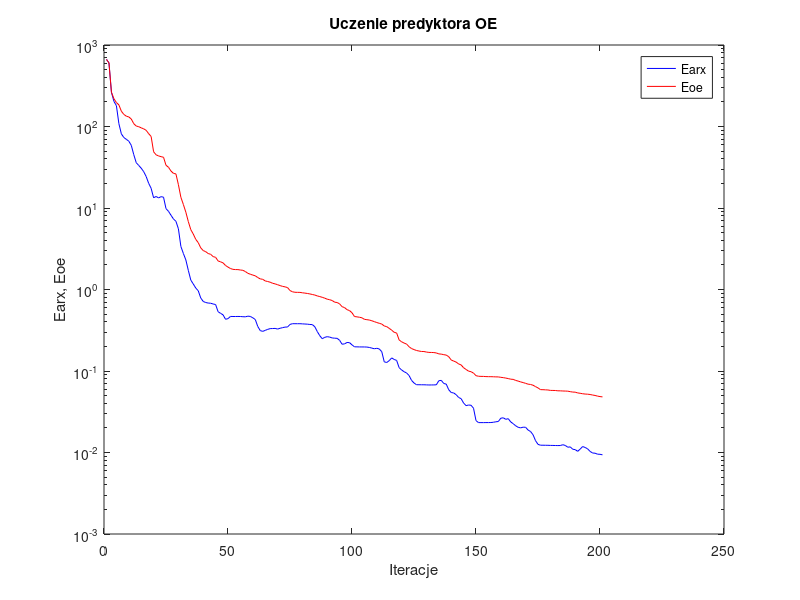
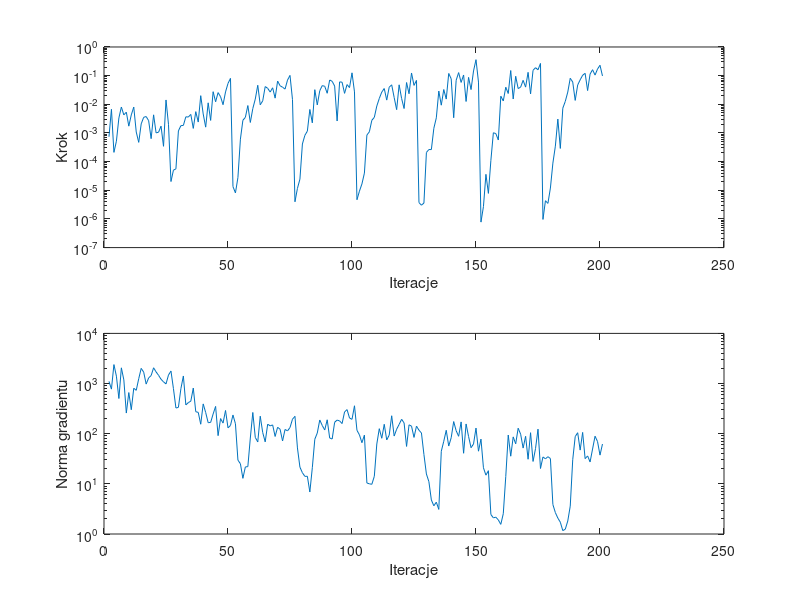

The MATLAB source for these figures, in order:
%uczenie predyktora oe
clear all;
n=0; farx(n+1)=6.664846e+002; foe(n+1)=6.649455e+002; wspucz(n+1)=0.000000e+000; ng(n+1)=0.000000e+000;
%odnowa zmiennej metryki
n=1; farx(n+1)=6.031666e+002; foe(n+1)=6.036016e+002; krok(n+1)=7.383609e-004; ng(n+1)=1.102594e+003;
n=2; farx(n+1)=2.627906e+002; foe(n+1)=2.631005e+002; krok(n+1)=6.700076e-003; ng(n+1)=7.744894e+002;
n=3; farx(n+1)=2.033302e+002; foe(n+1)=2.192267e+002; krok(n+1)=2.102269e-004; ng(n+1)=2.387882e+003;
n=4; farx(n+1)=1.802255e+002; foe(n+1)=1.967360e+002; krok(n+1)=5.157570e-004; ng(n+1)=1.403604e+003;
n=5; farx(n+1)=1.083801e+002; foe(n+1)=1.841330e+002; krok(n+1)=3.334617e-003; ng(n+1)=5.031322e+002;
n=6; farx(n+1)=8.123116e+001; foe(n+1)=1.540034e+002; krok(n+1)=8.029022e-003; ng(n+1)=2.058142e+003;
n=7; farx(n+1)=7.324572e+001; foe(n+1)=1.407070e+002; krok(n+1)=4.266621e-003; ng(n+1)=1.182905e+003;
n=8; farx(n+1)=6.963816e+001; foe(n+1)=1.338682e+002; krok(n+1)=5.304884e-003; ng(n+1)=2.581347e+002;
n=9; farx(n+1)=6.599929e+001; foe(n+1)=1.310514e+002; krok(n+1)=1.728033e-003; ng(n+1)=6.611942e+002;
n=10; farx(n+1)=5.875591e+001; foe(n+1)=1.235551e+002; krok(n+1)=4.266621e-003; ng(n+1)=3.008010e+002;
n=11; farx(n+1)=4.515724e+001; foe(n+1)=1.082511e+002; krok(n+1)=8.004832e-003; ng(n+1)=8.062145e+002;
n=12; farx(n+1)=3.594539e+001; foe(n+1)=1.013509e+002; krok(n+1)=1.081070e-003; ng(n+1)=7.330977e+002;
n=13; farx(n+1)=3.328949e+001; foe(n+1)=9.940725e+001; krok(n+1)=4.698408e-004; ng(n+1)=1.249217e+003;
n=14; farx(n+1)=3.080900e+001; foe(n+1)=9.631922e+001; krok(n+1)=2.075244e-003; ng(n+1)=2.008272e+003;
n=15; farx(n+1)=2.792616e+001; foe(n+1)=9.357761e+001; krok(n+1)=3.516052e-003; ng(n+1)=1.688539e+003;
n=16; farx(n+1)=2.435014e+001; foe(n+1)=8.980806e+001; krok(n+1)=3.740913e-003; ng(n+1)=9.755517e+002;
n=17; farx(n+1)=2.011471e+001; foe(n+1)=8.167534e+001; krok(n+1)=2.684169e-003; ng(n+1)=1.295227e+003;
n=18; farx(n+1)=1.745603e+001; foe(n+1)=7.550044e+001; krok(n+1)=6.328553e-004; ng(n+1)=1.441074e+003;
n=19; farx(n+1)=1.334944e+001; foe(n+1)=4.899550e+001; krok(n+1)=4.290347e-003; ng(n+1)=2.062827e+003;
n=20; farx(n+1)=1.384479e+001; foe(n+1)=4.496572e+001; krok(n+1)=1.006709e-003; ng(n+1)=1.708616e+003;
n=21; farx(n+1)=1.330225e+001; foe(n+1)=4.354870e+001; krok(n+1)=1.060828e-003; ng(n+1)=1.459262e+003;
n=22; farx(n+1)=1.377795e+001; foe(n+1)=4.267936e+001; krok(n+1)=1.728033e-003; ng(n+1)=1.217409e+003;
n=23; farx(n+1)=1.357674e+001; foe(n+1)=4.192879e+001; krok(n+1)=3.423805e-004; ng(n+1)=1.080763e+003;
n=24; farx(n+1)=9.825978e+000; foe(n+1)=3.344502e+001; krok(n+1)=1.417620e-002; ng(n+1)=9.830392e+002;
n=25; farx(n+1)=9.109227e+000; foe(n+1)=3.163422e+001; krok(n+1)=2.005784e-003; ng(n+1)=1.476465e+003;
%odnowa zmiennej metryki
n=26; farx(n+1)=8.157774e+000; foe(n+1)=2.844394e+001; krok(n+1)=2.018691e-005; ng(n+1)=1.778254e+003;
n=27; farx(n+1)=7.340575e+000; foe(n+1)=2.661077e+001; krok(n+1)=5.039187e-005; ng(n+1)=7.912281e+002;
n=28; farx(n+1)=6.871257e+000; foe(n+1)=2.620544e+001; krok(n+1)=5.587912e-005; ng(n+1)=3.251623e+002;
n=29; farx(n+1)=5.561302e+000; foe(n+1)=1.932155e+001; krok(n+1)=1.179900e-003; ng(n+1)=3.351222e+002;
n=30; farx(n+1)=3.371785e+000; foe(n+1)=1.352686e+001; krok(n+1)=1.797919e-003; ng(n+1)=7.888326e+002;
n=31; farx(n+1)=2.769360e+000; foe(n+1)=1.105237e+001; krok(n+1)=1.835515e-003; ng(n+1)=1.415842e+003;
n=32; farx(n+1)=2.307458e+000; foe(n+1)=8.885159e+000; krok(n+1)=3.660956e-003; ng(n+1)=3.747558e+002;
n=33; farx(n+1)=1.716711e+000; foe(n+1)=6.810847e+000; krok(n+1)=3.595805e-003; ng(n+1)=4.169204e+002;
n=34; farx(n+1)=1.303921e+000; foe(n+1)=5.424383e+000; krok(n+1)=4.437686e-003; ng(n+1)=4.448595e+002;
n=35; farx(n+1)=1.168839e+000; foe(n+1)=4.787919e+000; krok(n+1)=1.442683e-003; ng(n+1)=8.132681e+002;
n=36; farx(n+1)=1.042084e+000; foe(n+1)=4.123039e+000; krok(n+1)=5.548179e-003; ng(n+1)=2.743669e+002;
n=37; farx(n+1)=9.650409e-001; foe(n+1)=3.757623e+000; krok(n+1)=2.400181e-003; ng(n+1)=2.662413e+002;
n=38; farx(n+1)=7.881612e-001; foe(n+1)=3.243632e+000; krok(n+1)=2.000182e-002; ng(n+1)=1.544770e+002;
n=39; farx(n+1)=7.137255e-001; foe(n+1)=3.005786e+000; krok(n+1)=4.597934e-003; ng(n+1)=3.927137e+002;
n=40; farx(n+1)=6.924461e-001; foe(n+1)=2.913651e+000; krok(n+1)=1.595033e-003; ng(n+1)=2.643053e+002;
n=41; farx(n+1)=6.821583e-001; foe(n+1)=2.764748e+000; krok(n+1)=1.126281e-002; ng(n+1)=1.657837e+002;
n=42; farx(n+1)=6.782500e-001; foe(n+1)=2.702558e+000; krok(n+1)=2.739044e-003; ng(n+1)=1.679159e+002;
n=43; farx(n+1)=6.643234e-001; foe(n+1)=2.535256e+000; krok(n+1)=2.753897e-002; ng(n+1)=2.471698e+002;
n=44; farx(n+1)=6.541121e-001; foe(n+1)=2.482063e+000; krok(n+1)=1.223760e-002; ng(n+1)=3.500563e+002;
n=45; farx(n+1)=5.341901e-001; foe(n+1)=2.241482e+000; krok(n+1)=2.561940e-002; ng(n+1)=9.143194e+001;
n=46; farx(n+1)=5.098877e-001; foe(n+1)=2.184750e+000; krok(n+1)=1.839173e-002; ng(n+1)=2.002220e+002;
n=47; farx(n+1)=4.891998e-001; foe(n+1)=2.122898e+000; krok(n+1)=9.683632e-003; ng(n+1)=1.627775e+002;
n=48; farx(n+1)=4.311807e-001; foe(n+1)=1.972546e+000; krok(n+1)=2.700825e-002; ng(n+1)=2.905266e+002;
n=49; farx(n+1)=4.391406e-001; foe(n+1)=1.882902e+000; krok(n+1)=5.349375e-002; ng(n+1)=1.308875e+002;
n=50; farx(n+1)=4.674402e-001; foe(n+1)=1.808018e+000; krok(n+1)=8.033198e-002; ng(n+1)=1.461188e+002;
%odnowa zmiennej metryki
n=51; farx(n+1)=4.663353e-001; foe(n+1)=1.767524e+000; krok(n+1)=1.346311e-005; ng(n+1)=2.358290e+002;
n=52; farx(n+1)=4.662213e-001; foe(n+1)=1.756362e+000; krok(n+1)=8.106422e-006; ng(n+1)=1.580000e+002;
n=53; farx(n+1)=4.670414e-001; foe(n+1)=1.754300e+000; krok(n+1)=2.790955e-005; ng(n+1)=2.970656e+001;
n=54; farx(n+1)=4.663625e-001; foe(n+1)=1.734657e+000; krok(n+1)=6.078605e-004; ng(n+1)=2.518269e+001;
n=55; farx(n+1)=4.636247e-001; foe(n+1)=1.719649e+000; krok(n+1)=2.774090e-003; ng(n+1)=1.288175e+001;
n=56; farx(n+1)=4.621624e-001; foe(n+1)=1.661121e+000; krok(n+1)=3.499183e-003; ng(n+1)=2.174765e+001;
n=57; farx(n+1)=4.709162e-001; foe(n+1)=1.580695e+000; krok(n+1)=9.045235e-003; ng(n+1)=2.206545e+001;
n=58; farx(n+1)=4.672076e-001; foe(n+1)=1.540038e+000; krok(n+1)=2.324451e-003; ng(n+1)=8.207096e+001;
n=59; farx(n+1)=4.498409e-001; foe(n+1)=1.502715e+000; krok(n+1)=7.099884e-003; ng(n+1)=2.650516e+002;
n=60; farx(n+1)=4.281330e-001; foe(n+1)=1.472682e+000; krok(n+1)=1.525264e-002; ng(n+1)=8.438557e+001;
n=61; farx(n+1)=3.520238e-001; foe(n+1)=1.402163e+000; krok(n+1)=4.614317e-002; ng(n+1)=6.853910e+001;
n=62; farx(n+1)=3.133287e-001; foe(n+1)=1.349408e+000; krok(n+1)=9.612071e-003; ng(n+1)=2.233688e+002;
n=63; farx(n+1)=3.064390e-001; foe(n+1)=1.334092e+000; krok(n+1)=1.321323e-002; ng(n+1)=1.052024e+002;
n=64; farx(n+1)=3.151248e-001; foe(n+1)=1.274466e+000; krok(n+1)=4.158324e-002; ng(n+1)=6.875930e+001;
n=65; farx(n+1)=3.241132e-001; foe(n+1)=1.253191e+000; krok(n+1)=3.612085e-002; ng(n+1)=1.549577e+002;
n=66; farx(n+1)=3.311810e-001; foe(n+1)=1.229361e+000; krok(n+1)=2.680031e-002; ng(n+1)=1.431295e+002;
n=67; farx(n+1)=3.320312e-001; foe(n+1)=1.191678e+000; krok(n+1)=3.766857e-002; ng(n+1)=1.497301e+002;
n=68; farx(n+1)=3.331934e-001; foe(n+1)=1.172261e+000; krok(n+1)=1.640492e-002; ng(n+1)=8.811167e+001;
n=69; farx(n+1)=3.270305e-001; foe(n+1)=1.144981e+000; krok(n+1)=6.458581e-002; ng(n+1)=1.342115e+002;
n=70; farx(n+1)=3.345146e-001; foe(n+1)=1.117143e+000; krok(n+1)=4.438543e-002; ng(n+1)=1.230162e+002;
n=71; farx(n+1)=3.403512e-001; foe(n+1)=1.092167e+000; krok(n+1)=3.948745e-002; ng(n+1)=7.160848e+001;
n=72; farx(n+1)=3.457848e-001; foe(n+1)=1.077724e+000; krok(n+1)=3.394649e-002; ng(n+1)=1.215350e+002;
n=73; farx(n+1)=3.465625e-001; foe(n+1)=1.056165e+000; krok(n+1)=7.000904e-002; ng(n+1)=1.137278e+002;
n=74; farx(n+1)=3.728701e-001; foe(n+1)=9.709982e-001; krok(n+1)=1.019433e-001; ng(n+1)=1.327486e+002;
n=75; farx(n+1)=3.806570e-001; foe(n+1)=9.374770e-001; krok(n+1)=1.464382e-002; ng(n+1)=1.943807e+002;
%odnowa zmiennej metryki
n=76; farx(n+1)=3.804346e-001; foe(n+1)=9.246317e-001; krok(n+1)=3.969171e-006; ng(n+1)=2.220581e+002;
n=77; farx(n+1)=3.803329e-001; foe(n+1)=9.226344e-001; krok(n+1)=1.168301e-005; ng(n+1)=5.203229e+001;
n=78; farx(n+1)=3.804901e-001; foe(n+1)=9.218781e-001; krok(n+1)=2.443486e-005; ng(n+1)=2.150713e+001;
n=79; farx(n+1)=3.787499e-001; foe(n+1)=9.114662e-001; krok(n+1)=4.129769e-004; ng(n+1)=1.667969e+001;
n=80; farx(n+1)=3.771430e-001; foe(n+1)=9.033291e-001; krok(n+1)=8.258271e-004; ng(n+1)=1.410176e+001;
n=81; farx(n+1)=3.756410e-001; foe(n+1)=8.940599e-001; krok(n+1)=1.161194e-003; ng(n+1)=1.416103e+001;
n=82; farx(n+1)=3.723522e-001; foe(n+1)=8.825720e-001; krok(n+1)=6.606617e-003; ng(n+1)=6.880578e+000;
n=83; farx(n+1)=3.709091e-001; foe(n+1)=8.688849e-001; krok(n+1)=2.254077e-003; ng(n+1)=2.099739e+001;
n=84; farx(n+1)=3.493896e-001; foe(n+1)=8.550021e-001; krok(n+1)=3.236826e-002; ng(n+1)=7.752553e+001;
n=85; farx(n+1)=3.048592e-001; foe(n+1)=8.343409e-001; krok(n+1)=9.513276e-003; ng(n+1)=1.031889e+002;
n=86; farx(n+1)=2.710893e-001; foe(n+1)=8.189624e-001; krok(n+1)=2.977641e-002; ng(n+1)=1.877980e+002;
n=87; farx(n+1)=2.491251e-001; foe(n+1)=8.020582e-001; krok(n+1)=4.486659e-002; ng(n+1)=1.458562e+002;
n=88; farx(n+1)=2.587506e-001; foe(n+1)=7.829642e-001; krok(n+1)=4.256083e-002; ng(n+1)=1.187112e+002;
n=89; farx(n+1)=2.638206e-001; foe(n+1)=7.609492e-001; krok(n+1)=2.426108e-002; ng(n+1)=1.894035e+002;
n=90; farx(n+1)=2.606624e-001; foe(n+1)=7.490918e-001; krok(n+1)=7.045190e-002; ng(n+1)=8.202268e+001;
n=91; farx(n+1)=2.544417e-001; foe(n+1)=7.327658e-001; krok(n+1)=6.345427e-002; ng(n+1)=7.828512e+001;
n=92; farx(n+1)=2.527144e-001; foe(n+1)=6.989327e-001; krok(n+1)=4.331299e-002; ng(n+1)=1.691016e+002;
n=93; farx(n+1)=2.517259e-001; foe(n+1)=6.927068e-001; krok(n+1)=2.614439e-003; ng(n+1)=1.868644e+002;
n=94; farx(n+1)=2.381223e-001; foe(n+1)=6.665212e-001; krok(n+1)=6.056898e-002; ng(n+1)=1.800666e+002;
n=95; farx(n+1)=2.130027e-001; foe(n+1)=6.156638e-001; krok(n+1)=5.908701e-002; ng(n+1)=1.593133e+002;
n=96; farx(n+1)=2.153208e-001; foe(n+1)=5.999513e-001; krok(n+1)=2.410544e-002; ng(n+1)=2.715662e+002;
n=97; farx(n+1)=2.238814e-001; foe(n+1)=5.657107e-001; krok(n+1)=4.879939e-002; ng(n+1)=3.023382e+002;
n=98; farx(n+1)=2.227504e-001; foe(n+1)=5.512201e-001; krok(n+1)=3.836134e-002; ng(n+1)=2.055400e+002;
n=99; farx(n+1)=2.093075e-001; foe(n+1)=5.183168e-001; krok(n+1)=1.254000e-001; ng(n+1)=1.932343e+002;
n=100; farx(n+1)=1.981077e-001; foe(n+1)=4.659303e-001; krok(n+1)=2.710756e-002; ng(n+1)=3.604016e+002;
%odnowa zmiennej metryki
n=101; farx(n+1)=1.977937e-001; foe(n+1)=4.617248e-001; krok(n+1)=4.675854e-006; ng(n+1)=1.167519e+002;
n=102; farx(n+1)=1.974479e-001; foe(n+1)=4.565582e-001; krok(n+1)=9.342023e-006; ng(n+1)=9.473063e+001;
n=103; farx(n+1)=1.973082e-001; foe(n+1)=4.496936e-001; krok(n+1)=1.663384e-005; ng(n+1)=6.612663e+001;
n=104; farx(n+1)=1.972342e-001; foe(n+1)=4.306624e-001; krok(n+1)=3.974419e-005; ng(n+1)=9.368362e+001;
n=105; farx(n+1)=1.966957e-001; foe(n+1)=4.262546e-001; krok(n+1)=8.446781e-004; ng(n+1)=1.040140e+001;
n=106; farx(n+1)=1.945124e-001; foe(n+1)=4.220642e-001; krok(n+1)=1.099965e-003; ng(n+1)=1.002087e+001;
n=107; farx(n+1)=1.909028e-001; foe(n+1)=4.132735e-001; krok(n+1)=2.774090e-003; ng(n+1)=9.797898e+000;
n=108; farx(n+1)=1.875068e-001; foe(n+1)=4.034649e-001; krok(n+1)=3.503934e-003; ng(n+1)=1.415375e+001;
n=109; farx(n+1)=1.900408e-001; foe(n+1)=3.931790e-001; krok(n+1)=8.704305e-003; ng(n+1)=6.224239e+001;
n=110; farx(n+1)=1.863657e-001; foe(n+1)=3.849274e-001; krok(n+1)=1.596372e-002; ng(n+1)=1.259047e+002;
n=111; farx(n+1)=1.726314e-001; foe(n+1)=3.766436e-001; krok(n+1)=2.667694e-002; ng(n+1)=8.106440e+001;
n=112; farx(n+1)=1.296360e-001; foe(n+1)=3.570490e-001; krok(n+1)=3.550424e-002; ng(n+1)=1.540723e+002;
n=113; farx(n+1)=1.271658e-001; foe(n+1)=3.501434e-001; krok(n+1)=1.401574e-002; ng(n+1)=7.512297e+001;
n=114; farx(n+1)=1.339319e-001; foe(n+1)=3.337749e-001; krok(n+1)=3.955695e-002; ng(n+1)=9.364088e+001;
n=115; farx(n+1)=1.447226e-001; foe(n+1)=3.170243e-001; krok(n+1)=4.784719e-002; ng(n+1)=2.278398e+002;
n=116; farx(n+1)=1.386651e-001; foe(n+1)=2.984357e-001; krok(n+1)=1.726361e-002; ng(n+1)=8.983607e+001;
n=117; farx(n+1)=1.347493e-001; foe(n+1)=2.926210e-001; krok(n+1)=6.506258e-003; ng(n+1)=1.228062e+002;
n=118; farx(n+1)=1.099215e-001; foe(n+1)=2.405506e-001; krok(n+1)=4.785778e-002; ng(n+1)=1.529581e+002;
n=119; farx(n+1)=1.030095e-001; foe(n+1)=2.282566e-001; krok(n+1)=1.596372e-002; ng(n+1)=1.936576e+002;
n=120; farx(n+1)=9.803288e-002; foe(n+1)=2.203203e-001; krok(n+1)=7.119007e-003; ng(n+1)=1.643035e+002;
n=121; farx(n+1)=9.464976e-002; foe(n+1)=2.141193e-001; krok(n+1)=5.753341e-002; ng(n+1)=5.574270e+001;
n=122; farx(n+1)=8.813415e-002; foe(n+1)=1.985673e-001; krok(n+1)=2.334578e-002; ng(n+1)=1.503596e+002;
n=123; farx(n+1)=7.682126e-002; foe(n+1)=1.885881e-001; krok(n+1)=1.237945e-001; ng(n+1)=1.413208e+002;
n=124; farx(n+1)=7.130317e-002; foe(n+1)=1.832171e-001; krok(n+1)=4.568872e-002; ng(n+1)=8.432055e+001;
n=125; farx(n+1)=6.787462e-002; foe(n+1)=1.785524e-001; krok(n+1)=6.826594e-002; ng(n+1)=1.414684e+002;
%odnowa zmiennej metryki
n=126; farx(n+1)=6.784025e-002; foe(n+1)=1.758446e-001; krok(n+1)=3.712708e-006; ng(n+1)=1.175109e+002;
n=127; farx(n+1)=6.776712e-002; foe(n+1)=1.736528e-001; krok(n+1)=3.014214e-006; ng(n+1)=1.033968e+002;
n=128; farx(n+1)=6.774621e-002; foe(n+1)=1.734114e-001; krok(n+1)=3.586316e-006; ng(n+1)=3.852553e+001;
n=129; farx(n+1)=6.756671e-002; foe(n+1)=1.708551e-001; krok(n+1)=2.087875e-004; ng(n+1)=1.573431e+001;
n=130; farx(n+1)=6.737378e-002; foe(n+1)=1.691067e-001; krok(n+1)=2.638590e-004; ng(n+1)=1.107303e+001;
n=131; farx(n+1)=6.744084e-002; foe(n+1)=1.689032e-001; krok(n+1)=2.633328e-004; ng(n+1)=4.771201e+000;
n=132; farx(n+1)=6.750029e-002; foe(n+1)=1.683379e-001; krok(n+1)=1.457334e-003; ng(n+1)=3.651367e+000;
n=133; farx(n+1)=6.772076e-002; foe(n+1)=1.665174e-001; krok(n+1)=3.373181e-003; ng(n+1)=4.313911e+000;
n=134; farx(n+1)=7.593669e-002; foe(n+1)=1.622338e-001; krok(n+1)=2.900728e-002; ng(n+1)=3.093485e+000;
n=135; farx(n+1)=7.676848e-002; foe(n+1)=1.611113e-001; krok(n+1)=9.317009e-003; ng(n+1)=4.458321e+001;
n=136; farx(n+1)=7.028064e-002; foe(n+1)=1.586369e-001; krok(n+1)=3.280985e-002; ng(n+1)=7.065222e+001;
n=137; farx(n+1)=6.907081e-002; foe(n+1)=1.567598e-001; krok(n+1)=1.520419e-002; ng(n+1)=1.170130e+002;
n=138; farx(n+1)=5.886378e-002; foe(n+1)=1.498710e-001; krok(n+1)=1.192585e-001; ng(n+1)=5.671191e+001;
n=139; farx(n+1)=5.448488e-002; foe(n+1)=1.365940e-001; krok(n+1)=7.759105e-002; ng(n+1)=8.325177e+001;
n=140; farx(n+1)=5.376036e-002; foe(n+1)=1.323460e-001; krok(n+1)=3.400118e-003; ng(n+1)=1.746175e+002;
n=141; farx(n+1)=5.120704e-002; foe(n+1)=1.286549e-001; krok(n+1)=6.918848e-002; ng(n+1)=1.145114e+002;
n=142; farx(n+1)=4.733953e-002; foe(n+1)=1.220218e-001; krok(n+1)=1.277097e-001; ng(n+1)=8.879246e+001;
n=143; farx(n+1)=4.575856e-002; foe(n+1)=1.187778e-001; krok(n+1)=5.801457e-002; ng(n+1)=1.718138e+002;
n=144; farx(n+1)=4.043233e-002; foe(n+1)=1.095852e-001; krok(n+1)=1.053314e-001; ng(n+1)=4.075001e+001;
n=145; farx(n+1)=3.759367e-002; foe(n+1)=1.044593e-001; krok(n+1)=1.254988e-002; ng(n+1)=1.563953e+002;
n=146; farx(n+1)=3.825354e-002; foe(n+1)=9.960549e-002; krok(n+1)=8.693674e-002; ng(n+1)=8.806832e+001;
n=147; farx(n+1)=3.799612e-002; foe(n+1)=9.803874e-002; krok(n+1)=3.264474e-002; ng(n+1)=5.257080e+001;
n=148; farx(n+1)=3.493329e-002; foe(n+1)=9.420459e-002; krok(n+1)=1.455442e-001; ng(n+1)=6.244885e+001;
n=149; farx(n+1)=2.462528e-002; foe(n+1)=8.764391e-002; krok(n+1)=3.607908e-001; ng(n+1)=1.295754e+002;
n=150; farx(n+1)=2.327400e-002; foe(n+1)=8.622305e-002; krok(n+1)=5.955282e-002; ng(n+1)=4.479338e+001;
%odnowa zmiennej metryki
n=151; farx(n+1)=2.326921e-002; foe(n+1)=8.589963e-002; krok(n+1)=7.753270e-007; ng(n+1)=7.798249e+001;
n=152; farx(n+1)=2.326338e-002; foe(n+1)=8.584161e-002; krok(n+1)=2.688548e-006; ng(n+1)=2.092039e+001;
n=153; farx(n+1)=2.329202e-002; foe(n+1)=8.538507e-002; krok(n+1)=3.601440e-005; ng(n+1)=1.490044e+001;
n=154; farx(n+1)=2.328902e-002; foe(n+1)=8.522071e-002; krok(n+1)=7.794783e-006; ng(n+1)=1.829953e+001;
n=155; farx(n+1)=2.332397e-002; foe(n+1)=8.517718e-002; krok(n+1)=1.107642e-004; ng(n+1)=2.449271e+000;
n=156; farx(n+1)=2.349732e-002; foe(n+1)=8.497364e-002; krok(n+1)=1.016331e-003; ng(n+1)=2.099290e+000;
n=157; farx(n+1)=2.382242e-002; foe(n+1)=8.470424e-002; krok(n+1)=9.507691e-004; ng(n+1)=2.166800e+000;
n=158; farx(n+1)=2.400031e-002; foe(n+1)=8.461429e-002; krok(n+1)=5.668187e-004; ng(n+1)=1.908899e+000;
n=159; farx(n+1)=2.635431e-002; foe(n+1)=8.363333e-002; krok(n+1)=1.918067e-002; ng(n+1)=1.556558e+000;
n=160; farx(n+1)=2.665789e-002; foe(n+1)=8.293237e-002; krok(n+1)=1.305754e-002; ng(n+1)=2.541239e+000;
n=161; farx(n+1)=2.553821e-002; foe(n+1)=8.187624e-002; krok(n+1)=3.948745e-002; ng(n+1)=1.398014e+001;
n=162; farx(n+1)=2.600189e-002; foe(n+1)=8.074180e-002; krok(n+1)=2.378798e-002; ng(n+1)=9.409387e+001;
n=163; farx(n+1)=2.372227e-002; foe(n+1)=7.936364e-002; krok(n+1)=1.508553e-001; ng(n+1)=3.560239e+001;
n=164; farx(n+1)=2.256713e-002; foe(n+1)=7.894936e-002; krok(n+1)=1.532189e-002; ng(n+1)=8.634523e+001;
n=165; farx(n+1)=2.126412e-002; foe(n+1)=7.660541e-002; krok(n+1)=9.513510e-002; ng(n+1)=6.285031e+001;
n=166; farx(n+1)=2.037867e-002; foe(n+1)=7.524239e-002; krok(n+1)=3.542231e-002; ng(n+1)=1.286126e+002;
n=167; farx(n+1)=2.006139e-002; foe(n+1)=7.346195e-002; krok(n+1)=3.975906e-002; ng(n+1)=9.775412e+001;
n=168; farx(n+1)=2.045879e-002; foe(n+1)=7.213209e-002; krok(n+1)=6.864555e-002; ng(n+1)=5.169953e+001;
n=169; farx(n+1)=2.039401e-002; foe(n+1)=7.057269e-002; krok(n+1)=3.979978e-002; ng(n+1)=8.880136e+001;
n=170; farx(n+1)=1.886941e-002; foe(n+1)=6.895174e-002; krok(n+1)=1.304848e-001; ng(n+1)=3.095455e+001;
n=171; farx(n+1)=1.808009e-002; foe(n+1)=6.835134e-002; krok(n+1)=2.307159e-002; ng(n+1)=1.047190e+002;
n=172; farx(n+1)=1.652516e-002; foe(n+1)=6.689749e-002; krok(n+1)=1.536116e-001; ng(n+1)=2.798354e+001;
n=173; farx(n+1)=1.397375e-002; foe(n+1)=6.435700e-002; krok(n+1)=1.892883e-001; ng(n+1)=5.046295e+001;
n=174; farx(n+1)=1.258125e-002; foe(n+1)=6.202195e-002; krok(n+1)=1.601162e-001; ng(n+1)=1.232611e+002;
n=175; farx(n+1)=1.228950e-002; foe(n+1)=5.906087e-002; krok(n+1)=2.663792e-001; ng(n+1)=2.021928e+001;
%odnowa zmiennej metryki
n=176; farx(n+1)=1.228650e-002; foe(n+1)=5.898116e-002; krok(n+1)=9.615357e-007; ng(n+1)=3.439836e+001;
n=177; farx(n+1)=1.226606e-002; foe(n+1)=5.872590e-002; krok(n+1)=4.324013e-006; ng(n+1)=3.155050e+001;
n=178; farx(n+1)=1.225702e-002; foe(n+1)=5.851108e-002; krok(n+1)=3.485881e-006; ng(n+1)=3.482358e+001;
n=179; farx(n+1)=1.221937e-002; foe(n+1)=5.781470e-002; krok(n+1)=1.197415e-005; ng(n+1)=3.196624e+001;
n=180; farx(n+1)=1.220923e-002; foe(n+1)=5.774367e-002; krok(n+1)=8.876552e-005; ng(n+1)=3.867931e+000;
n=181; farx(n+1)=1.218273e-002; foe(n+1)=5.764411e-002; krok(n+1)=3.467612e-004; ng(n+1)=2.670642e+000;
n=182; farx(n+1)=1.216557e-002; foe(n+1)=5.715495e-002; krok(n+1)=3.049962e-003; ng(n+1)=2.075153e+000;
n=183; farx(n+1)=1.217949e-002; foe(n+1)=5.710224e-002; krok(n+1)=2.884695e-004; ng(n+1)=1.718695e+000;
n=184; farx(n+1)=1.245851e-002; foe(n+1)=5.685774e-002; krok(n+1)=7.321912e-003; ng(n+1)=1.167575e+000;
n=185; farx(n+1)=1.220921e-002; foe(n+1)=5.673874e-002; krok(n+1)=1.263902e-002; ng(n+1)=1.248453e+000;
n=186; farx(n+1)=1.161219e-002; foe(n+1)=5.656025e-002; krok(n+1)=2.667694e-002; ng(n+1)=1.814344e+000;
n=187; farx(n+1)=1.171863e-002; foe(n+1)=5.579972e-002; krok(n+1)=8.100548e-002; ng(n+1)=3.597133e+000;
n=188; farx(n+1)=1.096567e-002; foe(n+1)=5.515302e-002; krok(n+1)=5.985461e-002; ng(n+1)=3.029154e+001;
n=189; farx(n+1)=1.084687e-002; foe(n+1)=5.500581e-002; krok(n+1)=1.367655e-002; ng(n+1)=8.751029e+001;
n=190; farx(n+1)=1.033961e-002; foe(n+1)=5.384828e-002; krok(n+1)=4.725510e-002; ng(n+1)=1.045761e+002;
n=191; farx(n+1)=1.099965e-002; foe(n+1)=5.328856e-002; krok(n+1)=7.142563e-002; ng(n+1)=4.707888e+001;
n=192; farx(n+1)=1.183192e-002; foe(n+1)=5.260133e-002; krok(n+1)=1.032026e-001; ng(n+1)=1.060834e+002;
n=193; farx(n+1)=1.153564e-002; foe(n+1)=5.214934e-002; krok(n+1)=1.205060e-001; ng(n+1)=3.182819e+001;
n=194; farx(n+1)=1.109138e-002; foe(n+1)=5.193852e-002; krok(n+1)=3.012318e-002; ng(n+1)=3.604360e+001;
n=195; farx(n+1)=1.031687e-002; foe(n+1)=5.149436e-002; krok(n+1)=1.134226e-001; ng(n+1)=2.731767e+001;
n=196; farx(n+1)=9.859465e-003; foe(n+1)=5.073001e-002; krok(n+1)=1.612369e-001; ng(n+1)=4.946200e+001;
n=197; farx(n+1)=9.804839e-003; foe(n+1)=5.012247e-002; krok(n+1)=1.046893e-001; ng(n+1)=8.910271e+001;
n=198; farx(n+1)=9.539045e-003; foe(n+1)=4.919428e-002; krok(n+1)=1.695040e-001; ng(n+1)=6.985594e+001;
n=199; farx(n+1)=9.505427e-003; foe(n+1)=4.855036e-002; krok(n+1)=2.301315e-001; ng(n+1)=3.739348e+001;
n=200; farx(n+1)=9.368072e-003; foe(n+1)=4.812141e-002; krok(n+1)=9.759878e-002; ng(n+1)=6.223635e+001;

figure; semilogy(farx,'b'); hold on; semilogy(foe,'r'); xlabel('Iteracje'); ylabel('Earx, Eoe'); legend('Earx','Eoe'); title('Uczenie predyktora OE');
figure; subplot(2,1,1); semilogy(krok); xlabel('Iteracje'); ylabel('Krok');
subplot(2,1,2); semilogy(ng); xlabel('Iteracje'); ylabel('Norma gradientu');
Earx=farx(n+1)
Eoe=foe(n+1)
